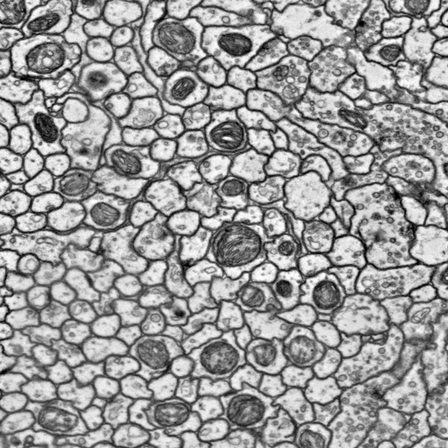
#> input picture DATA/brain/images_1/0010.png, 448 x 448 px, found by its file name; the run also reads 1 picture not shown here
$ jupyter execute --allow-errors pre-processing.ipynb   (shell and % lines are left out)
#> lines starting #> are read from the running program, lines starting #| are printed output that depends on the picture; after the words box and inside, x2 and y2 are one past the last pixel; in counts of white or black regions, pixels touching at a corner belong together
# How to get hints.
hint is used to constrain network to train on specific regions.

[cell 1]

import matplotlib.pyplot as plt
from skimage.filters import try_all_threshold
import skimage.io
import PIL
from PIL import Image
from utils.image_io import *

def plot_two(img1, img2):
    fig, ax = plt.subplots(1, 2, figsize=(15,7))
    ax[0].imshow(img1, cmap='gray')
    ax[1].imshow(img2, cmap='gray')

from skimage.filters import threshold_li, threshold_mean
from skimage.morphology import disk
from skimage.morphology import erosion, dilation, opening, closing, white_tophat
from skimage.morphology import black_tophat, skeletonize, convex_hull_image

[cell 2]
img = skimage.io.imread('DATA/cell/images_1/0010.png', 0)
#> img is the input picture: shape (448, 448); min 0, max 255, mean 153.4

fig, ax = try_all_threshold(img, figsize=(10, 8), verbose=False)
plt.show()
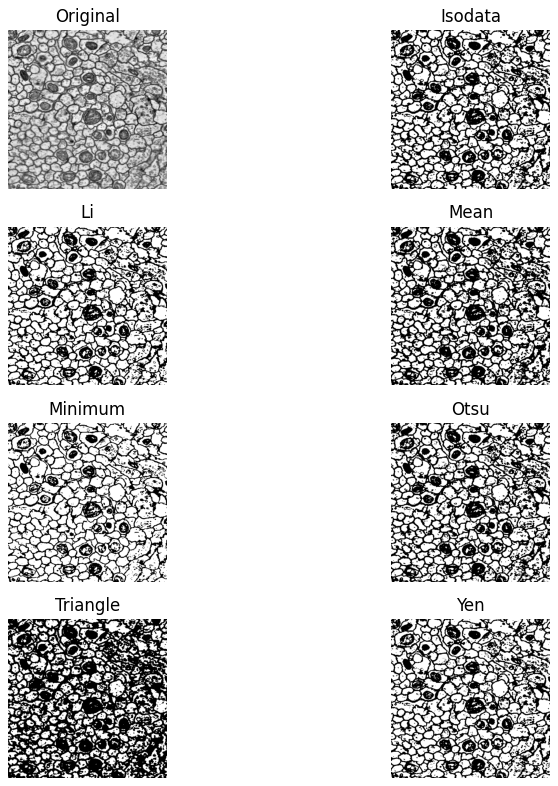
#> figure drawn by matplotlib, 8 panels

# choose Li

[cell 3]
img = skimage.io.imread('DATA/cell/images_1/0000.png', 0)
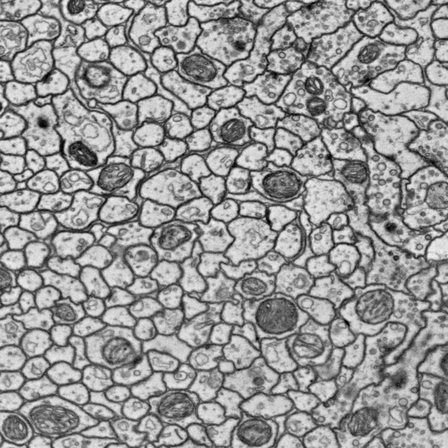
#> input picture DATA/brain/images_1/0000.png, 448 x 448 px, found by its file name
#> img is the input picture: shape (448, 448); min 0, max 246, mean 150.3
annot = skimage.io.imread('DATA/cell/raw_masks/0010.png', 0)

plot_two(img, annot)
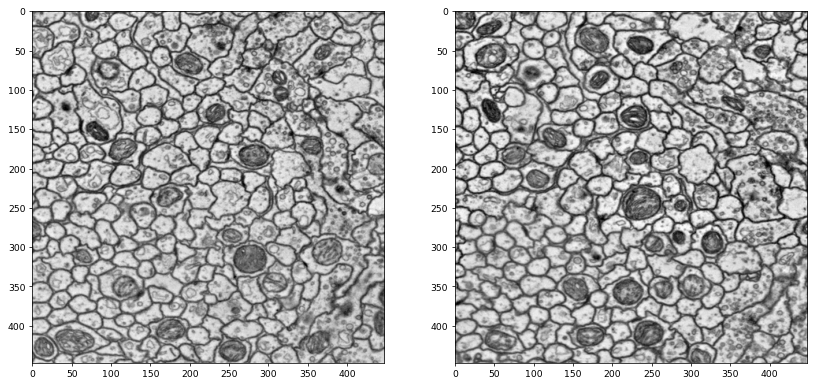
#> figure drawn by matplotlib, 2 panels

[cell 4]
# get single cell hint
single = np.zeros(annot.shape)
single[annot == 26] = 1
single[annot != 26] = 0

#> (the rest of this cell did not finish here and is left out)

1. total unsupervised method:
    threshold_li
        - closing then dilation give hints
            this works on original image
        - skeletonize then dilation give hints
            this only works on no_boundary_label
2. ground truth annotation as hints:
    dilation then change all >0 to 1

[cell 5]
def process_fg(img):
    thresh = threshold_mean(img)

    binary = img < thresh
    binary_small = closing(binary, disk(3))
    binary_new = erosion(binary, disk(4))
#     binary_new = dilation(binary, disk(5))

    return binary, binary_small, binary_new

#> (the rest of this cell did not finish here and is left out)

[cell 6]
def process_bg(img):
    thresh = threshold_mean(img)

    binary = img > thresh
    binary_small = closing(binary, disk(3))
    binary_new = erosion(binary, disk(4))
#     binary_new = dilation(binary, disk(5))

    return binary, binary_small, binary_new

#> (the rest of this cell did not finish here and is left out)

[cell 7]
def process_annot(annot):
    annot_ero = erosion(annot, disk(7))

    buffer = np.zeros(annot_ero.shape)
    buffer[annot_ero > 0] = 0
    buffer[annot_ero == 0] = 1

    return buffer

#> (the rest of this cell did not finish here and is left out)

[cell 8]
def get_bg(img):
    thresh = threshold_mean(img)
#> thresh = 150.3
    binary = img <= thresh
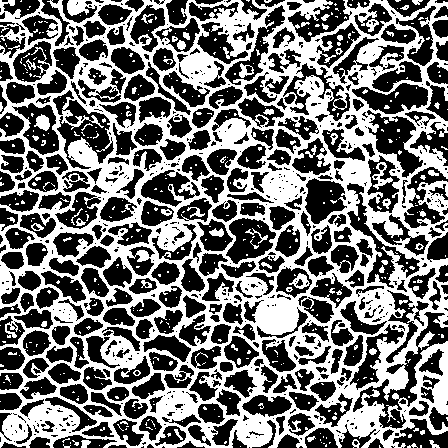
#> binary: shape (448, 448) bool; 45.4% white; 514 white regions (446 under 20 px), largest, box (x1, y1, x2, y2) and area: (0, 0, 448, 448) 86168, (372, 162, 393, 190) 198, (34, 114, 50, 131) 172
    binary_dilate = dilation(binary, disk(2))
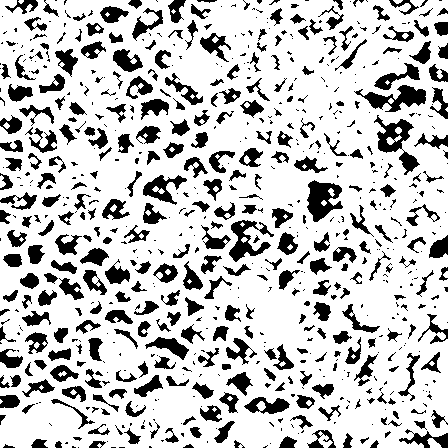
#> binary_dilate: shape (448, 448) bool; 77.3% white; 713 black regions (370 under 20 px), largest, box (x1, y1, x2, y2) and area: (374, 115, 420, 175) 947, (307, 180, 343, 222) 899, (354, 85, 426, 112) 853
    return binary, binary_dilate

binary, bg = get_bg(img)
plot_two(binary, bg)
